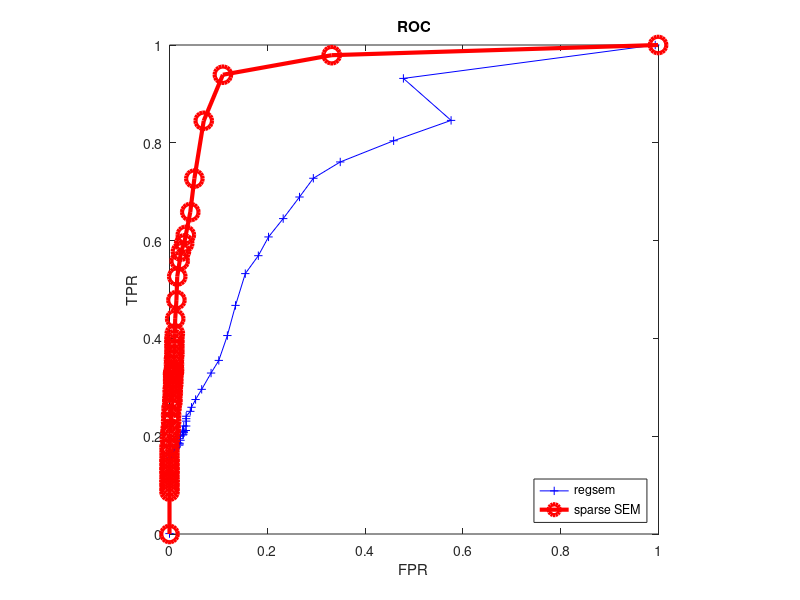

Here is the MATLAB script that generated this plot: (Note: this script raises an error after producing the figure.)
clear; clc;
addpath('../regsem_experiment')
addpath('../regsem_experiment/result_from_matlab')
addpath('../regsem_experiment/result_from_regsem')


%% Plot graph

load result2plot_regsemN100

% figure;
plot(FPRregsem,TPRregsem,'-+b',FPRsem,TPRsem,'-or','MarkerSize',12,'Linewidth',3)
xlim([0 1]); ylim([0 1]);axis square
xlabel('FPR');ylabel('TPR');title('ROC');
legend('regsem','sparse SEM','location','southeast');
ax = gca; ax.FontSize = 22; 
% set(gcf, 'Position', get(0, 'Screensize'));
ax = gca; [ax] = nowhitespace(ax);

print -depsc compare_result_regsem_sparsesem_N100.eps
savefig('compare_result_regsem_sparsesem_N100')

%% Plotgraph N=1000
load result2plot_regsemN1000

% figure;
plot(FPRregsem,TPRregsem,'-+b',FPRsem,TPRsem,'-or','MarkerSize',12,'Linewidth',3)
xlim([0 1]); ylim([0 1]);axis square
xlabel('FPR');ylabel('TPR');title('ROC');
legend('regsem','sparse SEM','location','southeast');
ax = gca; ax.FontSize = 22; 
% set(gcf, 'Position', get(0, 'Screensize'));
ax = gca; [ax] = nowhitespace(ax);

print -depsc compare_result_regsem_sparsesem_N1000.eps
savefig('compare_result_regsem_sparsesem_N1000')